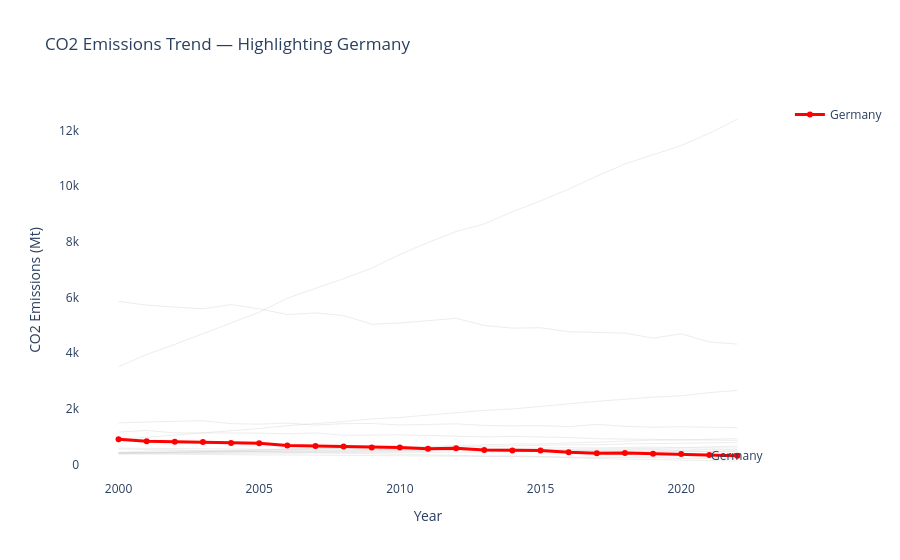

The notebook cell this image was saved under:
### Markdown cell above
---
## Task 1 — Multi-Series Line Chart with Highlight

**What to build:** A line chart showing CO2 emissions over time for **all Asian countries** in the dataset, with one country highlighted.

**Requirements:**
- All countries shown (for context), but only **one highlighted in colour** — your choice which
- All other lines in grey (#DDDDDD), thinner
- Highlighted country **labelled directly** at the end of its line (not in a legend)
- Insight title that names the highlighted country and its story

> 💡 `df[df['Region'] == 'Asia']` to filter; use `go.Figure()` with a loop for per-country control

### Code cell
# Task 1 — Multi-series line with highlight
# YOUR CODE HERE
import plotly.graph_objects as go

# Step 1: Aggregate CO2 emissions by Country & Year
country_trend = df.groupby(['Country', 'Year'])['CO2_Mt'].sum().reset_index()

highlight_country = "Germany"   

fig = go.Figure()

for country in country_trend['Country'].unique():
    country_data = country_trend[country_trend['Country'] == country]
    
    if country != highlight_country:
        fig.add_trace(go.Scatter(
            x=country_data['Year'],
            y=country_data['CO2_Mt'],
            mode='lines',
            line=dict(color='lightgray', width=1),
            opacity=0.4,
            showlegend=False
        ))

highlight_data = country_trend[country_trend['Country'] == highlight_country]

fig.add_trace(go.Scatter(
    x=highlight_data['Year'],
    y=highlight_data['CO2_Mt'],
    mode='lines+markers',
    line=dict(color='red', width=3),
    name=highlight_country
))

fig.add_annotation(
    x=highlight_data['Year'].max(),
    y=highlight_data['CO2_Mt'].iloc[-1],
    text=highlight_country,
    showarrow=False
)

fig.update_layout(
    title=f"CO2 Emissions Trend — Highlighting {highlight_country}",
    xaxis_title="Year",
    yaxis_title="CO2 Emissions (Mt)",
    plot_bgcolor='white'
)

fig.show()

### Figure 1 — Plotly figure (JSON) as saved in the notebook; plotly's stock layout.template omitted (floating-point values rounded to 4 significant figures)
{"data": [{"line": {"color": "lightgray", "width": 1}, "mode": "lines", "opacity": 0.4, "showlegend": false, "type": "scatter", "x": [2000, 2001, 2002, 2003, 2004, 2005, 2006, 2007, 2008, 2009, 2010, 2011, 2012, 2013, 2014, 2015, 2016, 2017, 2018, 2019, 2020, 2021, 2022], "y": [378.4, 391.5, 388.8, 394.9, 397.8, 407.5, 403.7, 414.2, 423.1, 426.7, 430.1, 435.2, 443.8, 461.4, 444.2, 471.6, 453.9, 448.9, 466.0, 477.6, 494.3, 478.2, 493.7]}, {"line": {"color": "lightgray", "width": 1}, "mode": "lines", "opacity": 0.4, "showlegend": false, "type": "scatter", "x": [2000, 2001, 2002, 2003, 2004, 2005, 2006, 2007, 2008, 2009, 2010, 2011, 2012, 2013, 2014, 2015, 2016, 2017, 2018, 2019, 2020, 2021, 2022], "y": [423.8, 445.8, 450.4, 454.4, 452.6, 481.6, 483.2, 499.0, 514.3, 527.4, 525.9, 534.4, 539.2, 567.9, 588.3, 588.9, 600.9, 593.9, 613.8, 626.7, 602.1, 631.2, 664.0]}, {"line": {"color": "lightgray", "width": 1}, "mode": "lines", "opacity": 0.4, "showlegend": false, "type": "scatter", "x": [2000, 2001, 2002, 2003, 2004, 2005, 2006, 2007, 2008, 2009, 2010, 2011, 2012, 2013, 2014, 2015, 2016, 2017, 2018, 2019, 2020, 2021, 2022], "y": [589.6, 584.4, 585.1, 565.2, 563.8, 553.5, 540.5, 569.3, 553.4, 544.2, 529.9, 514.6, 531.3, 513.3, 514.8, 498.5, 502.8, 489.1, 484.5, 487.7, 463.2, 458.7, 461.7]}, {"line": {"color": "lightgray", "width": 1}, "mode": "lines", "opacity": 0.4, "showlegend": false, "type": "scatter", "x": [2000, 2001, 2002, 2003, 2004, 2005, 2006, 2007, 2008, 2009, 2010, 2011, 2012, 2013, 2014, 2015, 2016, 2017, 2018, 2019, 2020, 2021, 2022], "y": [3514.0, 3952.0, 4312.0, 4692.0, 5079.0, 5468.0, 5974.0, 6323.0, 6673.0, 7053.0, 7543.0, 7972.0, 8365.0, 8641.0, 9078.0, 9466.0, 9887.0, 10360.0, 10790.0, 11130.0, 11450.0, 11900.0, 12410.0]}, {"line": {"color": "lightgray", "width": 1}, "mode": "lines", "opacity": 0.4, "showlegend": false, "type": "scatter", "x": [2000, 2001, 2002, 2003, 2004, 2005, 2006, 2007, 2008, 2009, 2010, 2011, 2012, 2013, 2014, 2015, 2016, 2017, 2018, 2019, 2020, 2021, 2022], "y": [389.4, 375.4, 362.2, 367.7, 348.3, 343.1, 343.2, 334.5, 317.1, 326.4, 318.2, 306.0, 298.0, 290.0, 308.1, 277.4, 267.1, 248.0, 244.2, 256.1, 215.4, 218.3, 222.5]}, {"line": {"color": "lightgray", "width": 1}, "mode": "lines", "opacity": 0.4, "showlegend": false, "type": "scatter", "x": [2000, 2001, 2002, 2003, 2004, 2005, 2006, 2007, 2008, 2009, 2010, 2011, 2012, 2013, 2014, 2015, 2016, 2017, 2018, 2019, 2020, 2021, 2022], "y": [901.6, 974.6, 1056.0, 1146.0, 1205.0, 1291.0, 1396.0, 1466.0, 1542.0, 1637.0, 1687.0, 1774.0, 1865.0, 1945.0, 1994.0, 2092.0, 2177.0, 2267.0, 2345.0, 2419.0, 2466.0, 2580.0, 2661.0]}, {"line": {"color": "lightgray", "width": 1}, "mode": "lines", "opacity": 0.4, "showlegend": false, "type": "scatter", "x": [2000, 2001, 2002, 2003, 2004, 2005, 2006, 2007, 2008, 2009, 2010, 2011, 2012, 2013, 2014, 2015, 2016, 2017, 2018, 2019, 2020, 2021, 2022], "y": [382.8, 400.4, 430.7, 453.8, 482.6, 501.9, 533.0, 551.8, 586.6, 602.5, 614.5, 647.3, 680.1, 717.7, 736.3, 738.2, 768.8, 813.7, 834.8, 872.3, 876.5, 898.5, 930.5]}, {"line": {"color": "lightgray", "width": 1}, "mode": "lines", "opacity": 0.4, "showlegend": false, "type": "scatter", "x": [2000, 2001, 2002, 2003, 2004, 2005, 2006, 2007, 2008, 2009, 2010, 2011, 2012, 2013, 2014, 2015, 2016, 2017, 2018, 2019, 2020, 2021, 2022], "y": [1166.0, 1220.0, 1136.0, 1131.0, 1151.0, 1127.0, 1101.0, 1133.0, 1050.0, 1061.0, 1064.0, 1042.0, 1005.0, 990.9, 1010.0, 996.6, 967.4, 925.1, 916.6, 914.5, 902.8, 898.1, 865.1]}, {"line": {"color": "lightgray", "width": 1}, "mode": "lines", "opacity": 0.4, "showlegend": false, "type": "scatter", "x": [2000, 2001, 2002, 2003, 2004, 2005, 2006, 2007, 2008, 2009, 2010, 2011, 2012, 2013, 2014, 2015, 2016, 2017, 2018, 2019, 2020, 2021, 2022], "y": [415.9, 428.4, 429.0, 442.0, 444.4, 455.2, 474.3, 476.8, 490.3, 486.4, 504.8, 494.3, 516.4, 529.4, 518.0, 534.5, 548.4, 564.5, 559.2, 576.5, 592.1, 592.8, 594.3]}, {"line": {"color": "lightgray", "width": 1}, "mode": "lines", "opacity": 0.4, "showlegend": false, "type": "scatter", "x": [2000, 2001, 2002, 2003, 2004, 2005, 2006, 2007, 2008, 2009, 2010, 2011, 2012, 2013, 2014, 2015, 2016, 2017, 2018, 2019, 2020, 2021, 2022], "y": [1496.0, 1532.0, 1552.0, 1570.0, 1467.0, 1447.0, 1488.0, 1416.0, 1467.0, 1471.0, 1421.0, 1438.0, 1460.0, 1404.0, 1385.0, 1397.0, 1358.0, 1441.0, 1371.0, 1338.0, 1357.0, 1336.0, 1323.0]}, {"line": {"color": "lightgray", "width": 1}, "mode": "lines", "opacity": 0.4, "showlegend": false, "type": "scatter", "x": [2000, 2001, 2002, 2003, 2004, 2005, 2006, 2007, 2008, 2009, 2010, 2011, 2012, 2013, 2014, 2015, 2016, 2017, 2018, 2019, 2020, 2021, 2022], "y": [425.4, 430.0, 427.0, 456.8, 455.0, 457.7, 458.9, 456.8, 463.5, 462.8, 474.4, 475.7, 504.5, 502.6, 500.7, 497.6, 501.1, 513.4, 528.0, 541.4, 518.0, 539.8, 534.4]}, {"line": {"color": "lightgray", "width": 1}, "mode": "lines", "opacity": 0.4, "showlegend": false, "type": "scatter", "x": [2000, 2001, 2002, 2003, 2004, 2005, 2006, 2007, 2008, 2009, 2010, 2011, 2012, 2013, 2014, 2015, 2016, 2017, 2018, 2019, 2020, 2021, 2022], "y": [438.1, 481.5, 490.6, 490.8, 494.6, 537.2, 539.0, 566.1, 570.0, 585.4, 595.9, 620.6, 631.1, 649.6, 646.2, 686.5, 704.0, 706.0, 738.5, 750.8, 755.8, 777.3, 789.5]}, {"line": {"color": "lightgray", "width": 1}, "mode": "lines", "opacity": 0.4, "showlegend": false, "type": "scatter", "x": [2000, 2001, 2002, 2003, 2004, 2005, 2006, 2007, 2008, 2009, 2010, 2011, 2012, 2013, 2014, 2015, 2016, 2017, 2018, 2019, 2020, 2021, 2022], "y": [552.4, 542.6, 523.3, 492.0, 500.9, 465.3, 429.1, 428.8, 410.8, 384.6, 357.3, 331.6, 319.1, 303.8, 280.1, 276.3, 247.0, 210.4, 188.0, 185.4, 157.5, 148.0, 125.3]}, {"line": {"color": "lightgray", "width": 1}, "mode": "lines", "opacity": 0.4, "showlegend": false, "type": "scatter", "x": [2000, 2001, 2002, 2003, 2004, 2005, 2006, 2007, 2008, 2009, 2010, 2011, 2012, 2013, 2014, 2015, 2016, 2017, 2018, 2019, 2020, 2021, 2022], "y": [5858.0, 5724.0, 5653.0, 5593.0, 5743.0, 5589.0, 5386.0, 5443.0, 5348.0, 5038.0, 5082.0, 5176.0, 5250.0, 4994.0, 4897.0, 4913.0, 4770.0, 4746.0, 4718.0, 4537.0, 4695.0, 4398.0, 4326.0]}, {"line": {"color": "red", "width": 3}, "mode": "lines+markers", "name": "Germany", "type": "scatter", "x": [2000, 2001, 2002, 2003, 2004, 2005, 2006, 2007, 2008, 2009, 2010, 2011, 2012, 2013, 2014, 2015, 2016, 2017, 2018, 2019, 2020, 2021, 2022], "y": [902.4, 831.7, 815.2, 804.7, 772.9, 759.1, 685.9, 668.0, 650.3, 608.3, 611.2, 569.2, 586.7, 521.5, 504.5, 499.0, 438.8, 407.4, 413.2, 389.5, 373.4, 344.0, 315.1]}], "layout": {"annotations": [{"showarrow": false, "text": "Germany", "x": 2022, "y": 315.1}], "plot_bgcolor": "white", "title": {"text": "CO2 Emissions Trend — Highlighting Germany"}, "xaxis": {"title": {"text": "Year"}}, "yaxis": {"title": {"text": "CO2 Emissions (Mt)"}}}}
